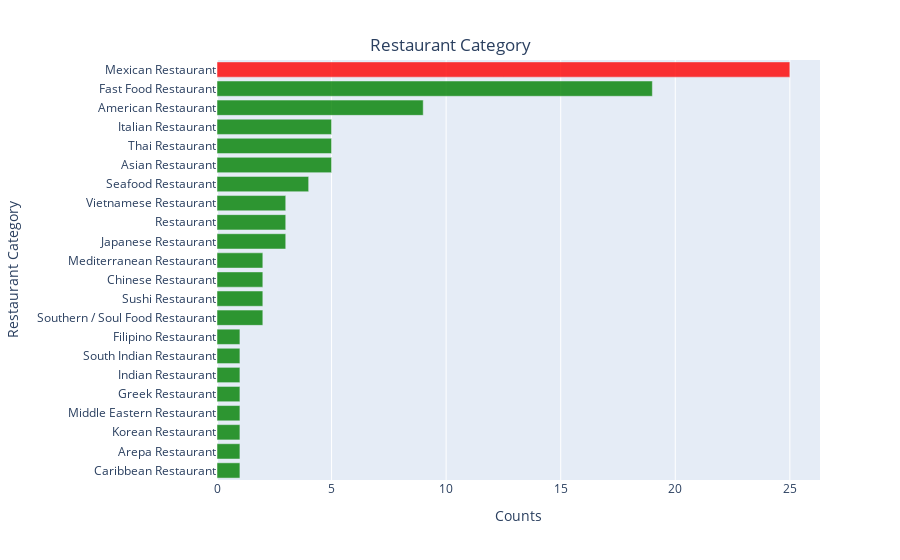

Notebook cell for this chart:
### Code cell
# visualize the restaurants using barchart
import plotly.express as px 
df = restaurant_category_clus0.sort_values(by="Counts", ascending=True, ignore_index=True)

fig = px.bar(df, x="Counts", y="Restaurant Category", orientation='h') 

fig.update_layout(
    title={
        'text': "Restaurant Category",
        'y':0.93,
        'x':0.5,
        'xanchor': 'center',
        'yanchor': 'top'})

colors = ['green', ] * df["Counts"].count()
colors[int(df[df["Counts"] == max(df["Counts"])].index[0])] = 'red'
fig.update_traces(marker=dict(color=colors, opacity=0.8))

# save figure
fig.write_image("../images/sd_hoods_cluster0_restaurants_fig17_a.png")
fig.show()
fig.show(renderer="png")

### Figure 1 — Plotly figure (JSON) as saved in the notebook; plotly's stock layout.template omitted (floating-point values rounded to 4 significant figures)
{"data": [{"alignmentgroup": "True", "hovertemplate": "Counts=%{x}<br>Restaurant Category=%{y}<extra></extra>", "legendgroup": "", "marker": {"color": ["green", "green", "green", "green", "green", "green", "green", "green", "green", "green", "green", "green", "green", "green", "green", "green", "green", "green", "green", "green", "green", "red"], "opacity": 0.8}, "name": "", "offsetgroup": "", "orientation": "h", "showlegend": false, "textposition": "auto", "type": "bar", "x": [1, 1, 1, 1, 1, 1, 1, 1, 2, 2, 2, 2, 3, 3, 3, 4, 5, 5, 5, 9, 19, 25], "xaxis": "x", "y": ["Caribbean Restaurant", "Arepa Restaurant", "Korean Restaurant", "Middle Eastern Restaurant", "Greek Restaurant", "Indian Restaurant", "South Indian Restaurant", "Filipino Restaurant", "Southern / Soul Food Restaurant", "Sushi Restaurant", "Chinese Restaurant", "Mediterranean Restaurant", "Japanese Restaurant", "Restaurant", "Vietnamese Restaurant", "Seafood Restaurant", "Asian Restaurant", "Thai Restaurant", "Italian Restaurant", "American Restaurant", "Fast Food Restaurant", "Mexican Restaurant"], "yaxis": "y"}], "layout": {"barmode": "relative", "legend": {"tracegroupgap": 0}, "margin": {"t": 60}, "title": {"text": "Restaurant Category", "x": 0.5, "xanchor": "center", "y": 0.93, "yanchor": "top"}, "xaxis": {"anchor": "y", "domain": [0, 1], "title": {"text": "Counts"}}, "yaxis": {"anchor": "x", "domain": [0, 1], "title": {"text": "Restaurant Category"}}}}
